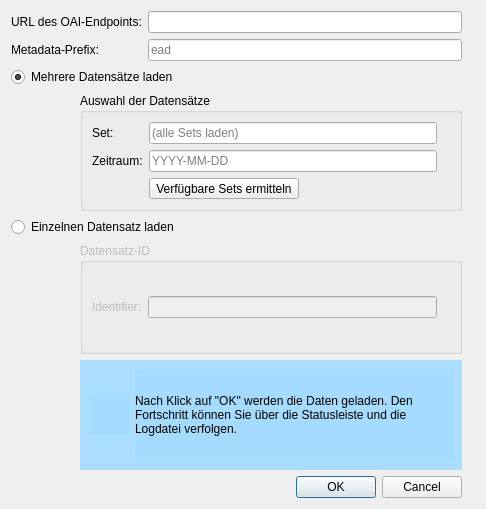
<?xml version="1.0" encoding="UTF-8"?>
<ui version="4.0">
 <class>oaiInputDialog</class>
 <widget class="QDialog" name="oaiInputDialog">
  <property name="geometry">
   <rect>
    <x>0</x>
    <y>0</y>
    <width>486</width>
    <height>509</height>
   </rect>
  </property>
  <property name="windowTitle">
   <string>Dateien per OAI-PMH laden</string>
  </property>
  <layout class="QGridLayout" name="gridLayout_3">
   <item row="0" column="0" colspan="2">
    <widget class="QLabel" name="label">
     <property name="text">
      <string>URL des OAI-Endpoints:</string>
     </property>
     <property name="scaledContents">
      <bool>true</bool>
     </property>
    </widget>
   </item>
   <item row="0" column="2" colspan="2">
    <widget class="QLineEdit" name="lineEdit_oai_url"/>
   </item>
   <item row="0" column="4">
    <widget class="QLabel" name="label_6">
     <property name="maximumSize">
      <size>
       <width>25</width>
       <height>25</height>
      </size>
     </property>
     <property name="toolTip">
      <string>&lt;html&gt;&lt;head/&gt;&lt;body&gt;&lt;p&gt;&lt;span style=&quot; font-weight:600;&quot;&gt;URL des OAI-Servers&lt;/span&gt;, von dem Daten geladen werden sollen. Diese Angabe erhalten Sie von der jeweiligen Institution. Z.B.: &lt;span style=&quot; font-style:italic;&quot;&gt;https://www.example.com/OAIHandler&lt;/span&gt;&lt;/p&gt;&lt;/body&gt;&lt;/html&gt;</string>
     </property>
     <property name="text">
      <string/>
     </property>
     <property name="pixmap">
      <pixmap resource="resources/resources.qrc">:/oai-input-dialog/info_icon.png</pixmap>
     </property>
     <property name="scaledContents">
      <bool>true</bool>
     </property>
    </widget>
   </item>
   <item row="1" column="0" colspan="2">
    <widget class="QLabel" name="label_2">
     <property name="text">
      <string>Metadata-Prefix:</string>
     </property>
     <property name="scaledContents">
      <bool>true</bool>
     </property>
    </widget>
   </item>
   <item row="1" column="2" colspan="2">
    <widget class="QLineEdit" name="lineEdit_metadata_prefix">
     <property name="placeholderText">
      <string>ead</string>
     </property>
    </widget>
   </item>
   <item row="1" column="4">
    <widget class="QLabel" name="label_7">
     <property name="maximumSize">
      <size>
       <width>25</width>
       <height>25</height>
      </size>
     </property>
     <property name="toolTip">
      <string>&lt;html&gt;&lt;head/&gt;&lt;body&gt;&lt;p&gt;&lt;span style=&quot; font-weight:600;&quot;&gt;Metadatenformat&lt;/span&gt; der zu ladenden Daten. Standardmäßig wird &amp;quot;&lt;span style=&quot; font-weight:600;&quot;&gt;ead&lt;/span&gt;&amp;quot; verwendet. Nicht alle Server unterstützen EAD - im Zweifelsfall versuchen Sie es mit &amp;quot;&lt;span style=&quot; font-weight:600;&quot;&gt;oai_dc&lt;/span&gt;&amp;quot;.&lt;/p&gt;&lt;/body&gt;&lt;/html&gt;</string>
     </property>
     <property name="text">
      <string/>
     </property>
     <property name="pixmap">
      <pixmap resource="resources/resources.qrc">:/oai-input-dialog/info_icon.png</pixmap>
     </property>
     <property name="scaledContents">
      <bool>true</bool>
     </property>
    </widget>
   </item>
   <item row="2" column="0" colspan="3">
    <widget class="QRadioButton" name="radioButton_oai_multiple">
     <property name="text">
      <string>Mehrere Datensätze laden</string>
     </property>
     <property name="checked">
      <bool>true</bool>
     </property>
    </widget>
   </item>
   <item row="3" column="0">
    <spacer name="horizontalSpacer">
     <property name="orientation">
      <enum>Qt::Horizontal</enum>
     </property>
     <property name="sizeType">
      <enum>QSizePolicy::Fixed</enum>
     </property>
     <property name="sizeHint" stdset="0">
      <size>
       <width>13</width>
       <height>20</height>
      </size>
     </property>
    </spacer>
   </item>
   <item row="3" column="1" colspan="3">
    <widget class="QGroupBox" name="groupBox_oai_multiple">
     <property name="enabled">
      <bool>true</bool>
     </property>
     <property name="title">
      <string>Auswahl der Datensätze</string>
     </property>
     <layout class="QGridLayout" name="gridLayout">
      <item row="0" column="1">
       <widget class="QLineEdit" name="lineEdit_oai_set">
        <property name="placeholderText">
         <string>(alle Sets laden)</string>
        </property>
       </widget>
      </item>
      <item row="1" column="0">
       <widget class="QLabel" name="label_4">
        <property name="text">
         <string>Zeitraum:</string>
        </property>
       </widget>
      </item>
      <item row="0" column="0">
       <widget class="QLabel" name="label_3">
        <property name="text">
         <string>Set:</string>
        </property>
        <property name="scaledContents">
         <bool>true</bool>
        </property>
       </widget>
      </item>
      <item row="2" column="1">
       <widget class="QToolButton" name="toolButton_list_available_sets">
        <property name="text">
         <string>Verfügbare Sets ermitteln</string>
        </property>
       </widget>
      </item>
      <item row="1" column="1">
       <widget class="QLineEdit" name="lineEdit_oai_from_date">
        <property name="text">
         <string/>
        </property>
        <property name="placeholderText">
         <string>YYYY-MM-DD</string>
        </property>
       </widget>
      </item>
      <item row="0" column="2">
       <widget class="QLabel" name="label_8">
        <property name="maximumSize">
         <size>
          <width>25</width>
          <height>25</height>
         </size>
        </property>
        <property name="toolTip">
         <string>&lt;html&gt;&lt;head/&gt;&lt;body&gt;&lt;p&gt;Über die Angabe eines Set-Identifiers können einzelne, &lt;span style=&quot; font-weight:600;&quot;&gt;durch den Datengeber bestimmte Sets&lt;/span&gt;, z.B. einzelne Bestandsgruppen, abgerufen werden. Sets werden nicht von jedem OAI-Repository unterstützt. Wählen Sie &amp;quot;&lt;span style=&quot; font-weight:600;&quot;&gt;Verfügbare Sets ermitteln&lt;/span&gt;&amp;quot;, um eine Auflistung der verfügbaren Partitionen zu erhalten.&lt;/p&gt;&lt;/body&gt;&lt;/html&gt;</string>
        </property>
        <property name="text">
         <string/>
        </property>
        <property name="pixmap">
         <pixmap resource="resources/resources.qrc">:/oai-input-dialog/info_icon.png</pixmap>
        </property>
        <property name="scaledContents">
         <bool>true</bool>
        </property>
       </widget>
      </item>
      <item row="1" column="2">
       <widget class="QLabel" name="label_9">
        <property name="maximumSize">
         <size>
          <width>25</width>
          <height>25</height>
         </size>
        </property>
        <property name="toolTip">
         <string>&lt;html&gt;&lt;head/&gt;&lt;body&gt;&lt;p&gt;Datensätze &lt;span style=&quot; font-weight:600;&quot;&gt;ab einem bestimmten Datum&lt;/span&gt; laden, z.B.: &lt;span style=&quot; font-style:italic;&quot;&gt;2017-01-01&lt;/span&gt;. Standardmäßig wird keine zeitliche Einschränkung vorgenommen.&lt;/p&gt;&lt;/body&gt;&lt;/html&gt;</string>
        </property>
        <property name="text">
         <string/>
        </property>
        <property name="pixmap">
         <pixmap resource="resources/resources.qrc">:/oai-input-dialog/info_icon.png</pixmap>
        </property>
        <property name="scaledContents">
         <bool>true</bool>
        </property>
       </widget>
      </item>
     </layout>
     <zorder>label_4</zorder>
     <zorder>label_3</zorder>
     <zorder>toolButton_list_available_sets</zorder>
     <zorder>lineEdit_oai_set</zorder>
     <zorder>lineEdit_oai_from_date</zorder>
     <zorder>label_8</zorder>
     <zorder>label_9</zorder>
    </widget>
   </item>
   <item row="4" column="0" colspan="3">
    <widget class="QRadioButton" name="radioButton_oai_single">
     <property name="text">
      <string>Einzelnen Datensatz laden</string>
     </property>
    </widget>
   </item>
   <item row="5" column="0">
    <spacer name="horizontalSpacer_2">
     <property name="orientation">
      <enum>Qt::Horizontal</enum>
     </property>
     <property name="sizeType">
      <enum>QSizePolicy::Fixed</enum>
     </property>
     <property name="sizeHint" stdset="0">
      <size>
       <width>13</width>
       <height>20</height>
      </size>
     </property>
    </spacer>
   </item>
   <item row="5" column="1" colspan="3">
    <widget class="QGroupBox" name="groupBox_oai_single">
     <property name="enabled">
      <bool>false</bool>
     </property>
     <property name="title">
      <string>Datensatz-ID</string>
     </property>
     <layout class="QGridLayout" name="gridLayout_2">
      <item row="0" column="2">
       <widget class="QLabel" name="label_10">
        <property name="maximumSize">
         <size>
          <width>25</width>
          <height>25</height>
         </size>
        </property>
        <property name="toolTip">
         <string>Identifier eines einzelnen Datensatzes, der geladen werden soll. Z.B.: oai:ead-DE1234-00001. </string>
        </property>
        <property name="text">
         <string/>
        </property>
        <property name="pixmap">
         <pixmap resource="resources/resources.qrc">:/oai-input-dialog/info_icon.png</pixmap>
        </property>
        <property name="scaledContents">
         <bool>true</bool>
        </property>
       </widget>
      </item>
      <item row="0" column="1">
       <widget class="QLineEdit" name="lineEdit_oai_identifier"/>
      </item>
      <item row="0" column="0">
       <widget class="QLabel" name="label_5">
        <property name="text">
         <string>Identifier:</string>
        </property>
       </widget>
      </item>
     </layout>
    </widget>
   </item>
   <item row="6" column="1" colspan="3">
    <widget class="QFrame" name="frame_oai_background_processing">
     <property name="enabled">
      <bool>true</bool>
     </property>
     <property name="styleSheet">
      <string notr="true">background-color: rgba(164, 219, 255, 235);</string>
     </property>
     <property name="frameShape">
      <enum>QFrame::NoFrame</enum>
     </property>
     <property name="frameShadow">
      <enum>QFrame::Raised</enum>
     </property>
     <layout class="QHBoxLayout" name="horizontalLayout_2">
      <item>
       <widget class="QLabel" name="icon_oai_background_processing">
        <property name="maximumSize">
         <size>
          <width>40</width>
          <height>40</height>
         </size>
        </property>
        <property name="text">
         <string/>
        </property>
        <property name="pixmap">
         <pixmap resource="resources/resources.qrc">:/transformation-status-dialog/ic_info_black_48dp.png</pixmap>
        </property>
        <property name="scaledContents">
         <bool>true</bool>
        </property>
        <property name="wordWrap">
         <bool>false</bool>
        </property>
       </widget>
      </item>
      <item>
       <widget class="QLabel" name="label_oai_background_processing">
        <property name="text">
         <string>Nach Klick auf &quot;OK&quot; werden die Daten geladen. Den Fortschritt können Sie über die Statusleiste und die Logdatei verfolgen.</string>
        </property>
        <property name="scaledContents">
         <bool>true</bool>
        </property>
        <property name="wordWrap">
         <bool>true</bool>
        </property>
       </widget>
      </item>
     </layout>
    </widget>
   </item>
   <item row="7" column="3">
    <widget class="QDialogButtonBox" name="buttonBox">
     <property name="orientation">
      <enum>Qt::Horizontal</enum>
     </property>
     <property name="standardButtons">
      <set>QDialogButtonBox::Cancel|QDialogButtonBox::Ok</set>
     </property>
    </widget>
   </item>
  </layout>
 </widget>
 <resources>
  <include location="resources/resources.qrc"/>
 </resources>
 <connections>
  <connection>
   <sender>buttonBox</sender>
   <signal>accepted()</signal>
   <receiver>oaiInputDialog</receiver>
   <slot>accept()</slot>
   <hints>
    <hint type="sourcelabel">
     <x>248</x>
     <y>254</y>
    </hint>
    <hint type="destinationlabel">
     <x>157</x>
     <y>274</y>
    </hint>
   </hints>
  </connection>
  <connection>
   <sender>buttonBox</sender>
   <signal>rejected()</signal>
   <receiver>oaiInputDialog</receiver>
   <slot>reject()</slot>
   <hints>
    <hint type="sourcelabel">
     <x>316</x>
     <y>260</y>
    </hint>
    <hint type="destinationlabel">
     <x>286</x>
     <y>274</y>
    </hint>
   </hints>
  </connection>
  <connection>
   <sender>radioButton_oai_multiple</sender>
   <signal>toggled(bool)</signal>
   <receiver>groupBox_oai_multiple</receiver>
   <slot>setEnabled(bool)</slot>
   <hints>
    <hint type="sourcelabel">
     <x>150</x>
     <y>110</y>
    </hint>
    <hint type="destinationlabel">
     <x>205</x>
     <y>205</y>
    </hint>
   </hints>
  </connection>
  <connection>
   <sender>radioButton_oai_single</sender>
   <signal>toggled(bool)</signal>
   <receiver>groupBox_oai_single</receiver>
   <slot>setEnabled(bool)</slot>
   <hints>
    <hint type="sourcelabel">
     <x>125</x>
     <y>309</y>
    </hint>
    <hint type="destinationlabel">
     <x>200</x>
     <y>369</y>
    </hint>
   </hints>
  </connection>
 </connections>
</ui>
